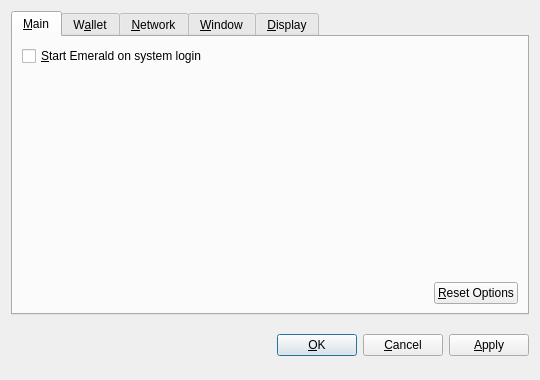
<?xml version="1.0" encoding="UTF-8"?>
<ui version="4.0">
 <class>OptionsDialog</class>
 <widget class="QDialog" name="OptionsDialog">
  <property name="geometry">
   <rect>
    <x>0</x>
    <y>0</y>
    <width>540</width>
    <height>380</height>
   </rect>
  </property>
  <property name="windowTitle">
   <string>Options</string>
  </property>
  <property name="modal">
   <bool>true</bool>
  </property>
  <layout class="QVBoxLayout" name="verticalLayout">
   <item>
    <widget class="QTabWidget" name="tabWidget">
     <property name="tabPosition">
      <enum>QTabWidget::North</enum>
     </property>
     <property name="currentIndex">
      <number>0</number>
     </property>
     <widget class="QWidget" name="tabMain">
      <attribute name="title">
       <string>&amp;Main</string>
      </attribute>
      <layout class="QVBoxLayout" name="verticalLayout_Main">
       <item>
        <widget class="QCheckBox" name="bitcoinAtStartup">
         <property name="toolTip">
          <string>Automatically start Emerald after logging in to the system.</string>
         </property>
         <property name="text">
          <string>&amp;Start Emerald on system login</string>
         </property>
        </widget>
       </item>
       <item>
        <spacer name="verticalSpacer_Main">
         <property name="orientation">
          <enum>Qt::Vertical</enum>
         </property>
         <property name="sizeHint" stdset="0">
          <size>
           <width>20</width>
           <height>40</height>
          </size>
         </property>
        </spacer>
       </item>
       <item>
        <layout class="QHBoxLayout" name="horizontalLayout_2_Main">
         <item>
          <spacer name="horizontalSpacer_2_Main">
           <property name="orientation">
            <enum>Qt::Horizontal</enum>
           </property>
           <property name="sizeHint" stdset="0">
            <size>
             <width>40</width>
             <height>20</height>
            </size>
           </property>
          </spacer>
         </item>
         <item>
          <widget class="QPushButton" name="resetButton">
           <property name="toolTip">
            <string>Reset all client options to default.</string>
           </property>
           <property name="text">
            <string>&amp;Reset Options</string>
           </property>
           <property name="autoDefault">
            <bool>false</bool>
           </property>
          </widget>
         </item>
        </layout>
       </item>
      </layout>
     </widget>
     <widget class="QWidget" name="tabWallet">
      <attribute name="title">
       <string>W&amp;allet</string>
      </attribute>
      <layout class="QVBoxLayout" name="verticalLayout_Network">
       <item>
        <widget class="QLabel" name="transactionFeeInfoLabel">
         <property name="text">
          <string>Optional transaction fee per kB that helps make sure your transactions are processed quickly. Most transactions are 1 kB.</string>
         </property>
         <property name="textFormat">
          <enum>Qt::PlainText</enum>
         </property>
         <property name="wordWrap">
          <bool>true</bool>
         </property>
        </widget>
       </item>
       <item>
        <layout class="QHBoxLayout" name="horizontalLayout_1_Main">
         <item>
          <widget class="QLabel" name="transactionFeeLabel">
           <property name="text">
            <string>Pay transaction &amp;fee</string>
           </property>
           <property name="textFormat">
            <enum>Qt::PlainText</enum>
           </property>
           <property name="buddy">
            <cstring>transactionFee</cstring>
           </property>
          </widget>
         </item>
         <item>
          <widget class="BitcoinAmountField" name="transactionFee"/>
         </item>
         <item>
          <spacer name="horizontalSpacer_1_Main">
           <property name="orientation">
            <enum>Qt::Horizontal</enum>
           </property>
           <property name="sizeHint" stdset="0">
            <size>
             <width>40</width>
             <height>20</height>
            </size>
           </property>
          </spacer>
         </item>
        </layout>
       </item>
       <item>
        <widget class="QLabel" name="label">
         <property name="text">
          <string>If you disable the spending of unconfirmed change, the change from a transaction cannot be used until that transaction has at least one confirmation. This also affects how your balance is computed.</string>
         </property>
         <property name="wordWrap">
          <bool>true</bool>
         </property>
        </widget>
       </item>
       <item>
        <widget class="QCheckBox" name="spendZeroConfChange">
         <property name="text">
          <string>Spend unconfirmed change  (experts only)</string>
         </property>
        </widget>
       </item>
       <item>
        <spacer name="verticalSpacer">
         <property name="orientation">
          <enum>Qt::Vertical</enum>
         </property>
         <property name="sizeHint" stdset="0">
          <size>
           <width>20</width>
           <height>40</height>
          </size>
         </property>
        </spacer>
       </item>
      </layout>
     </widget>
     <widget class="QWidget" name="tabNetwork">
      <attribute name="title">
       <string>&amp;Network</string>
      </attribute>
      <layout class="QVBoxLayout" name="verticalLayout_Network">
       <item>
        <widget class="QCheckBox" name="mapPortUpnp">
         <property name="toolTip">
          <string>Automatically open the Emerald client port on the router. This only works when your router supports UPnP and it is enabled.</string>
         </property>
         <property name="text">
          <string>Map port using &amp;UPnP</string>
         </property>
        </widget>
       </item>
       <item>
        <widget class="QCheckBox" name="connectSocks">
         <property name="toolTip">
          <string>Connect to the Emerald network through a SOCKS proxy (e.g. when connecting through Tor).</string>
         </property>
         <property name="text">
          <string>&amp;Connect through SOCKS proxy:</string>
         </property>
        </widget>
       </item>
       <item>
        <layout class="QHBoxLayout" name="horizontalLayout_Network">
         <item>
          <widget class="QLabel" name="proxyIpLabel">
           <property name="text">
            <string>Proxy &amp;IP:</string>
           </property>
           <property name="textFormat">
            <enum>Qt::PlainText</enum>
           </property>
           <property name="buddy">
            <cstring>proxyIp</cstring>
           </property>
          </widget>
         </item>
         <item>
          <widget class="QValidatedLineEdit" name="proxyIp">
           <property name="maximumSize">
            <size>
             <width>140</width>
             <height>16777215</height>
            </size>
           </property>
           <property name="toolTip">
            <string>IP address of the proxy (e.g. 127.0.0.1)</string>
           </property>
          </widget>
         </item>
         <item>
          <widget class="QLabel" name="proxyPortLabel">
           <property name="text">
            <string>&amp;Port:</string>
           </property>
           <property name="textFormat">
            <enum>Qt::PlainText</enum>
           </property>
           <property name="buddy">
            <cstring>proxyPort</cstring>
           </property>
          </widget>
         </item>
         <item>
          <widget class="QLineEdit" name="proxyPort">
           <property name="maximumSize">
            <size>
             <width>55</width>
             <height>16777215</height>
            </size>
           </property>
           <property name="toolTip">
            <string>Port of the proxy (e.g. 9050)</string>
           </property>
          </widget>
         </item>
         <item>
          <widget class="QLabel" name="socksVersionLabel">
           <property name="text">
            <string>SOCKS &amp;Version:</string>
           </property>
           <property name="textFormat">
            <enum>Qt::PlainText</enum>
           </property>
           <property name="buddy">
            <cstring>socksVersion</cstring>
           </property>
          </widget>
         </item>
         <item>
          <widget class="QValueComboBox" name="socksVersion">
           <property name="toolTip">
            <string>SOCKS version of the proxy (e.g. 5)</string>
           </property>
          </widget>
         </item>
         <item>
          <spacer name="horizontalSpacer_Network">
           <property name="orientation">
            <enum>Qt::Horizontal</enum>
           </property>
           <property name="sizeHint" stdset="0">
            <size>
             <width>40</width>
             <height>20</height>
            </size>
           </property>
          </spacer>
         </item>
        </layout>
       </item>
       <item>
        <spacer name="verticalSpacer_Network">
         <property name="orientation">
          <enum>Qt::Vertical</enum>
         </property>
         <property name="sizeHint" stdset="0">
          <size>
           <width>20</width>
           <height>40</height>
          </size>
         </property>
        </spacer>
       </item>
      </layout>
     </widget>
     <widget class="QWidget" name="tabWindow">
      <attribute name="title">
       <string>&amp;Window</string>
      </attribute>
      <layout class="QVBoxLayout" name="verticalLayout_Window">
       <item>
        <widget class="QCheckBox" name="minimizeToTray">
         <property name="toolTip">
          <string>Show only a tray icon after minimizing the window.</string>
         </property>
         <property name="text">
          <string>&amp;Minimize to the tray instead of the taskbar</string>
         </property>
        </widget>
       </item>
       <item>
        <widget class="QCheckBox" name="minimizeOnClose">
         <property name="toolTip">
          <string>Minimize instead of exit the application when the window is closed. When this option is enabled, the application will be closed only after selecting Quit in the menu.</string>
         </property>
         <property name="text">
          <string>M&amp;inimize on close</string>
         </property>
        </widget>
       </item>
       <item>
        <spacer name="verticalSpacer_Window">
         <property name="orientation">
          <enum>Qt::Vertical</enum>
         </property>
         <property name="sizeHint" stdset="0">
          <size>
           <width>20</width>
           <height>40</height>
          </size>
         </property>
        </spacer>
       </item>
      </layout>
     </widget>
     <widget class="QWidget" name="tabDisplay">
      <attribute name="title">
       <string>&amp;Display</string>
      </attribute>
      <layout class="QVBoxLayout" name="verticalLayout_Display">
       <item>
        <layout class="QHBoxLayout" name="horizontalLayout_1_Display">
         <item>
          <widget class="QLabel" name="langLabel">
           <property name="text">
            <string>User Interface &amp;language:</string>
           </property>
           <property name="textFormat">
            <enum>Qt::PlainText</enum>
           </property>
           <property name="buddy">
            <cstring>lang</cstring>
           </property>
          </widget>
         </item>
         <item>
          <widget class="QValueComboBox" name="lang">
           <property name="toolTip">
            <string>The user interface language can be set here. This setting will take effect after restarting Emerald.</string>
           </property>
          </widget>
         </item>
        </layout>
       </item>
       <item>
        <layout class="QHBoxLayout" name="horizontalLayout_2_Display">
         <item>
          <widget class="QLabel" name="unitLabel">
           <property name="text">
            <string>&amp;Unit to show amounts in:</string>
           </property>
           <property name="textFormat">
            <enum>Qt::PlainText</enum>
           </property>
           <property name="buddy">
            <cstring>unit</cstring>
           </property>
          </widget>
         </item>
         <item>
          <widget class="QValueComboBox" name="unit">
           <property name="toolTip">
            <string>Choose the default subdivision unit to show in the interface and when sending coins.</string>
           </property>
          </widget>
         </item>
        </layout>
       </item>
       <item>
        <widget class="QCheckBox" name="displayAddresses">
         <property name="toolTip">
          <string>Whether to show Emerald addresses in the transaction list or not.</string>
         </property>
         <property name="text">
          <string>&amp;Display addresses in transaction list</string>
         </property>
        </widget>
       </item>
       <item>
        <widget class="QCheckBox" name="coinControlFeatures">
         <property name="toolTip">
          <string>Whether to show coin control features or not.</string>
         </property>
         <property name="text">
          <string>Display coin &amp;control features (experts only!)</string>
         </property>
        </widget>
       </item>
       <item>
        <spacer name="verticalSpacer_Display">
         <property name="orientation">
          <enum>Qt::Vertical</enum>
         </property>
         <property name="sizeHint" stdset="0">
          <size>
           <width>20</width>
           <height>40</height>
          </size>
         </property>
        </spacer>
       </item>
      </layout>
     </widget>
    </widget>
   </item>
   <item>
    <layout class="QHBoxLayout" name="horizontalLayout_Buttons">
     <item>
      <spacer name="horizontalSpacer_1">
       <property name="orientation">
        <enum>Qt::Horizontal</enum>
       </property>
       <property name="sizeHint" stdset="0">
        <size>
         <width>40</width>
         <height>48</height>
        </size>
       </property>
      </spacer>
     </item>
     <item>
      <widget class="QLabel" name="statusLabel">
       <property name="font">
        <font>
         <weight>75</weight>
         <bold>true</bold>
        </font>
       </property>
       <property name="text">
        <string/>
       </property>
       <property name="textFormat">
        <enum>Qt::PlainText</enum>
       </property>
       <property name="wordWrap">
        <bool>true</bool>
       </property>
      </widget>
     </item>
     <item>
      <spacer name="horizontalSpacer_2">
       <property name="orientation">
        <enum>Qt::Horizontal</enum>
       </property>
       <property name="sizeHint" stdset="0">
        <size>
         <width>40</width>
         <height>48</height>
        </size>
       </property>
      </spacer>
     </item>
     <item>
      <widget class="QPushButton" name="okButton">
       <property name="text">
        <string>&amp;OK</string>
       </property>
      </widget>
     </item>
     <item>
      <widget class="QPushButton" name="cancelButton">
       <property name="text">
        <string>&amp;Cancel</string>
       </property>
       <property name="autoDefault">
        <bool>false</bool>
       </property>
      </widget>
     </item>
     <item>
      <widget class="QPushButton" name="applyButton">
       <property name="text">
        <string>&amp;Apply</string>
       </property>
       <property name="autoDefault">
        <bool>false</bool>
       </property>
      </widget>
     </item>
    </layout>
   </item>
  </layout>
 </widget>
 <customwidgets>
  <customwidget>
   <class>BitcoinAmountField</class>
   <extends>QSpinBox</extends>
   <header>bitcoinamountfield.h</header>
  </customwidget>
  <customwidget>
   <class>QValueComboBox</class>
   <extends>QComboBox</extends>
   <header>qvaluecombobox.h</header>
  </customwidget>
  <customwidget>
   <class>QValidatedLineEdit</class>
   <extends>QLineEdit</extends>
   <header>qvalidatedlineedit.h</header>
  </customwidget>
 </customwidgets>
 <resources/>
 <connections/>
</ui>
